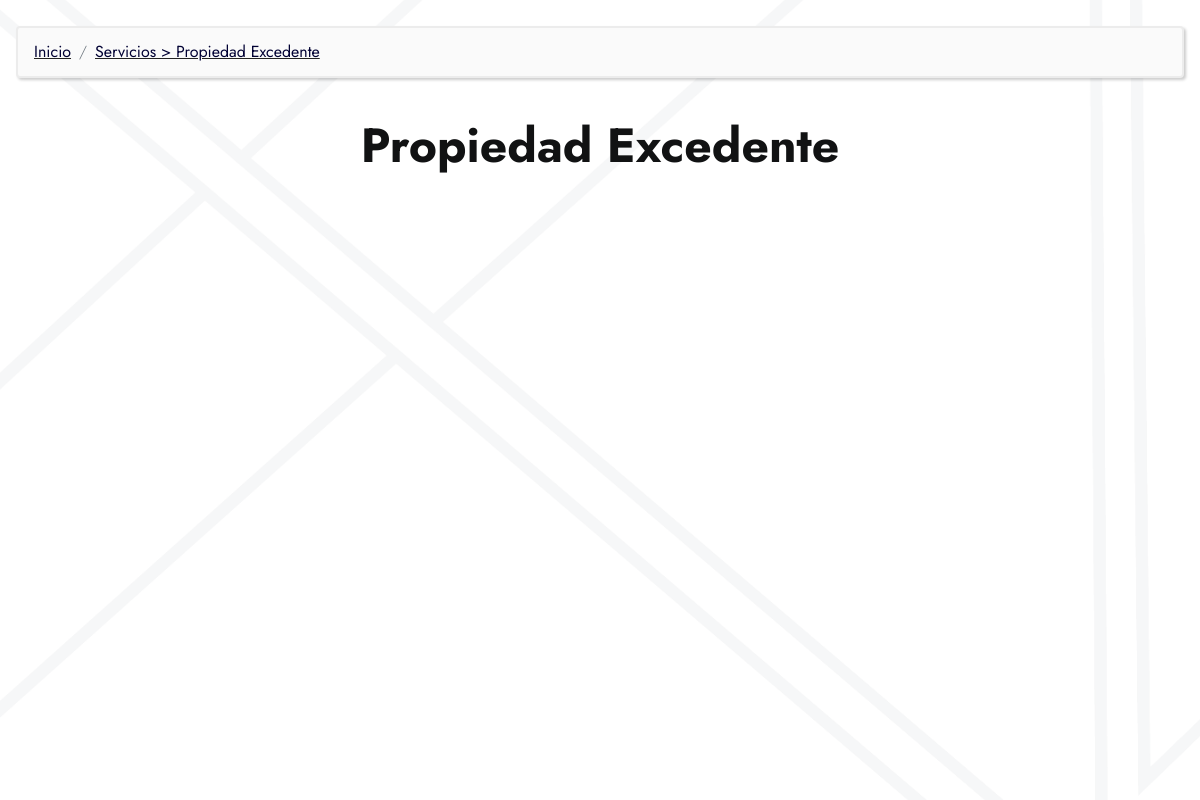
The app's page /inventario, older data.
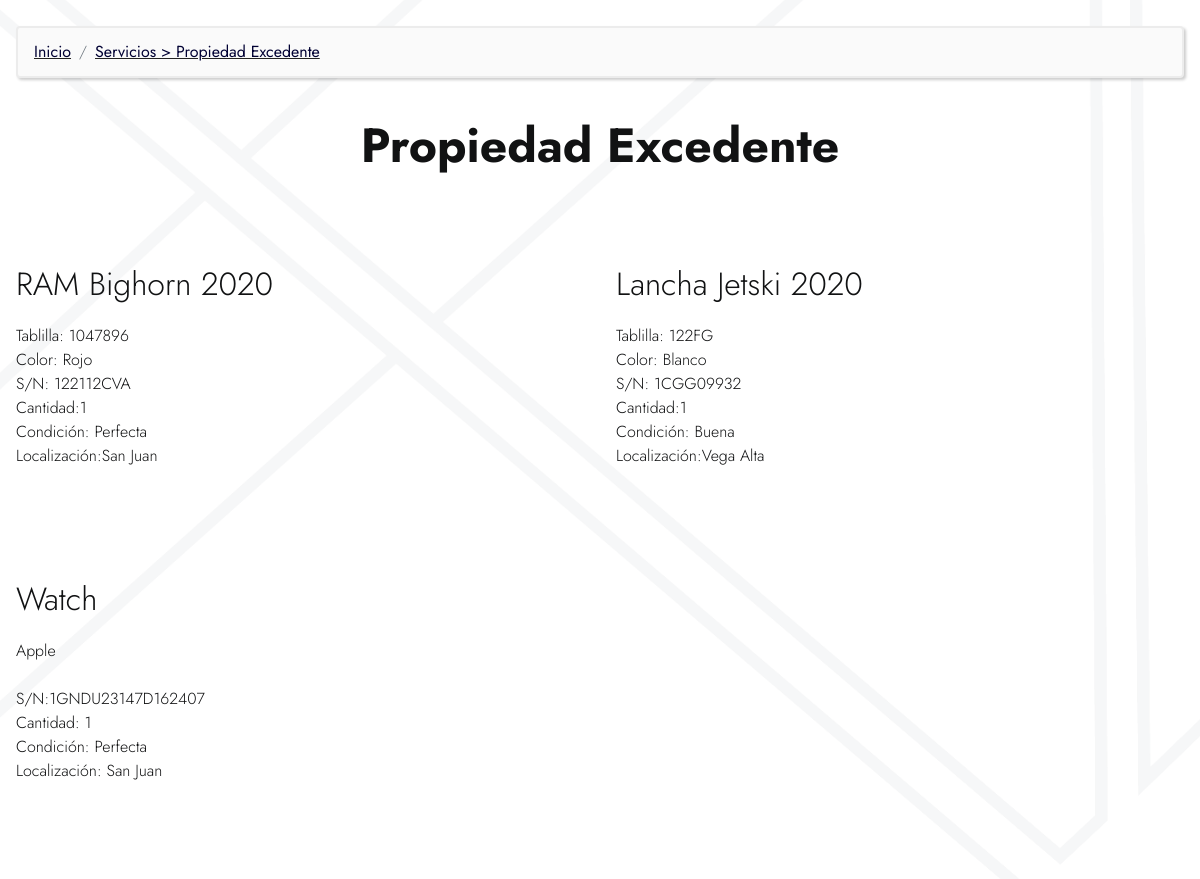
The same page, newer data.
### Inventario/models.py (models this page shows)
class Auto(models.Model):
    vin = models.CharField(primary_key=True,max_length=255,default='', blank = False, null = False)
    marca = models.CharField(max_length=255,default='', blank = False, null = False)
    modelo = models.CharField(max_length=255,default='', blank = False, null = False)
    year = models.CharField(max_length=255,default='', blank = False, null = False)
    tablilla = models.CharField(max_length=255,default='', blank = False, null = False)
    color = models.CharField(max_length=255,default='', blank = False, null = False)
    cantidad = models.CharField(max_length=255,default='', blank = False, null = False)
    condicion = models.CharField(max_length=255,default='', blank = False, null = False)
    localizacion = models.CharField(max_length=255,default='', blank = False, null = False)
    creado = models.DateTimeField(default=datetime.now )
    archivo = models.ImageField(upload_to='excedente', blank=False, null=False)

class Articulo(models.Model):
    articuloid = models.CharField(max_length=255,default=uuid.uuid4)
    nombrearticulo = models.CharField(max_length=255,default='', blank = False, null = False)
    descripcion = models.CharField(max_length=255,default='', blank = False, null = False)
    cantidad = models.CharField(max_length=255,default='', blank = False, null = False)
    condicion = models.CharField(max_length=255,default='', blank = False, null = False)
    localizacion = models.CharField(max_length=255,default='', blank = False, null = False)
    creado = models.DateTimeField(default=datetime.now )
    archivo = models.ImageField(upload_to='excedente', blank=False, null=False)

### Inventario/views.py (the view)
# urls.py: path('', excedente, name="excedente"),
def excedente(request):
    autos= Auto.objects.order_by('-creado') #for all the records
    articulos= Articulo.objects.order_by('-creado')
    context={
            'autos':autos,
            'articulos':articulos,
             }
    return render(request, "Excedente.html" , context = context)

### templates/Excedente.html (shortened to what this page needs)
{% extends 'index.html' %}
{% load static %}
{% block content %}
<head>
</head>
<img id="AppConcept1" loading="lazy" data-src="{% static 'assets/images/App_Concept-17.png'%} " alt="Arte ASG" role="presentation" >
<div class="container navcontainer1">
    <div id="custom-html-1h">
        <nav class="nav1" aria-label="breadcrumb">
            <ol class="breadcrumb">
                <li class="breadcrumb-item"><a href="indice">Inicio</a></li>
                <li class="breadcrumb-item"><a href="excedente">Servicios &gt; Propiedad Excedente</a></li>
            </ol>
        </nav>
    </div>
</div>
<div role="main">
    <section data-bs-version="5.1" class="pricing4 cid-sU9azlI3LU" id="pricing4-31">
        <div class="container">
            <div class="row">
                <div class="title-block col-12">
                    <h3 class="mbr-section-subtitle mbr-fonts-style display-2">Propiedad Excedente</h3>
                </div>
            </div>
            <div class="row">
                {% for x in autos %}
                <div class="col-12 col-sm-6 col-lg-3 item features-image" style="margin-bottom:4rem">
                    <p class="name mbr-fonts-style display-5">{{x.marca}}  {{x.modelo}} {{x.year}}
                    </p>
                    <p class="price mbr-fonts-style display-7">Tablilla: {{x.tablilla}}
                        <br>Color: {{x.color}} <br>S/N: {{x.vin}}<br>Cantidad:{{x.cantidad}}<br>Condición:
                        {{x.condicion}}<br>Localización:{{x.localizacion}}
                    </p>
                </div>
                {% endfor %}
                {% for x in articulos %}
                <div class="col-12 col-sm-6 col-lg-3 item features-image">
                    <p class="name mbr-fonts-style display-5">{{x.nombrearticulo}}
                        <p class="price mbr-fonts-style display-7">{{x.descripcion}}<br><br>S/N:1GNDU23147D162407<br>Cantidad: {{x.cantidad}}<br>Condición: {{x.condicion}}<br>Localización:
                        {{x.localizacion}}</p>
                </div>
                {% endfor %}
            </div>
        </div>
    </section>
</div>
{% endblock %}

### templates/index.html (shortened to what this page needs)
{% load static %}
<!DOCTYPE html>
<html lang="es-PR">
<head>
    <link rel="stylesheet" href="{% static 'assets/bootstrap/css/bootstrap.min.css' %}">
    {% include 'head.html' %}
</head>
<body>
    {% block content %}
    {% endblock %}
</body>
</html>

### templates/head.html (shortened to what this page needs)
{% load static %}
    <link rel="stylesheet" href="{% static 'assets/bootstrap/css/bootstrap-grid.min.css' %}">
    <link rel="stylesheet" href="{% static 'assets/bootstrap/css/bootstrap-reboot.min.css' %}">
    <link rel="stylesheet" href="{% static 'assets/dropdown/css/style.css' %}">
    <link rel="stylesheet" href="{% static 'assets/theme/css/style.css' %}">
    <link rel="stylesheet" href="{% static 'assets/mobirise/css/mbr-additional.css' %}" type="text/css">
    <link rel="stylesheet" href="{% static 'assets/mobirise/css/Subastas.css' %}" type="text/css">
    <link rel="stylesheet" href="{% static 'assets/mobirise/css/login.css' %}" type="text/css">
    <link rel="stylesheet" href="{% static 'assets/mobirise/css/resp_tables.css' %}" type="text/css">
    <link rel="stylesheet" href="{% static 'assets/mobirise/css/style.css' %}" type="text/css">

### templates/scripts.html (shortened to what this page needs)
{% load static %}

### static/assets/theme/css/style.css (style rules this page uses)
section { background-color: #ffffff; }
body { font-style: normal; line-height: 1.5; font-weight: 400; color: #232323; position: relative; }
section, .container, .container-fluid { position: relative; word-wrap: break-word; }
a { font-style: normal; font-weight: 400; cursor: pointer; }
a, a:hover { text-decoration: none; }
.mbr-section-subtitle { line-height: 1.3; }
h1, h2, h3, h4, h5, h6, .display-1, .display-2, .display-4, .display-5, .display-7, span, p, a { line-height: 1; word-break: break-word; word-wrap: break-word; font-weight: 400; }
section { background-position: 50% 50%; background-repeat: no-repeat; background-size: cover; }
img, iframe { display: block; width: 100%; }
.row { display: -webkit-flex; -webkit-flex-wrap: wrap; }
html, body { height: auto; min-height: 100vh; }
ul, ol, pre, blockquote { margin-bottom: 2.3125rem; }
@media (min-width: 992px) { .container { padding-left: 16px; padding-right: 16px; } }
@media (min-width: 992px) { .row { margin-left: -16px; margin-right: -16px; } }
@media (min-width: 992px) { .row > [class*=col] { padding-left: 16px; padding-right: 16px; } }
.item { position: relative; }

### static/assets/mobirise/css/resp_tables.css (style rules this page uses)
html, body { max-width: 100%; overflow-x: hidden; }

### static/assets/mobirise/css/Subastas.css (style rules this page uses)
.breadcrumb { text-decoration: underline }
#custom-html-1h nav { padding-bottom: 10px; font-weight: 300; }
.breadcrumb { padding: .75rem 1rem; margin-top: 1rem; margin-bottom: 1rem; background-color: #fafafa; border: 2px solid rgb(236, 236, 236); border-radius: .25rem; box-shadow: 2px 2px 3px 0px rgba(0, 0, 0, 0.2); }
.nav1 { padding-top:52px }

### static/assets/mobirise/css/login.css (style rules this page uses)
#AppConcept1 { opacity: 0.1; position: fixed; margin-inline-start: -100px; margin-top: -20rem; width: 150rem; height: 150rem; }

### static/assets/mobirise/css/style.css (style rules this page uses)
*, *::after, *::before { margin: 0; padding: 0; box-sizing: border-box; }
body { margin-top: 0px; }
@media (max-width: 1400px) { .nav1 { padding-top: 10px; } }
@media (max-width: 1400px) { .container { max-width: 100%; } }
input, div, span, a { -webkit-tap-highlight-color: rgba(0, 0, 0, 0); }

Row changes from the older to the newer data that the page shows:
added Auto: marca "RAM", modelo "Bighorn", year "2020", tablilla "1047896", color "Rojo", vin "122112CVA", cantidad "1", condicion "Perfecta", localizacion "San Juan"
added Auto: marca "Lancha", modelo "Jetski", year "2020", tablilla "122FG", color "Blanco", vin "1CGG09932", cantidad "1", condicion "Buena", localizacion "Vega Alta"
added Articulo: nombrearticulo "Watch", descripcion "Apple", cantidad "1", condicion "Perfecta", localizacion "San Juan"
